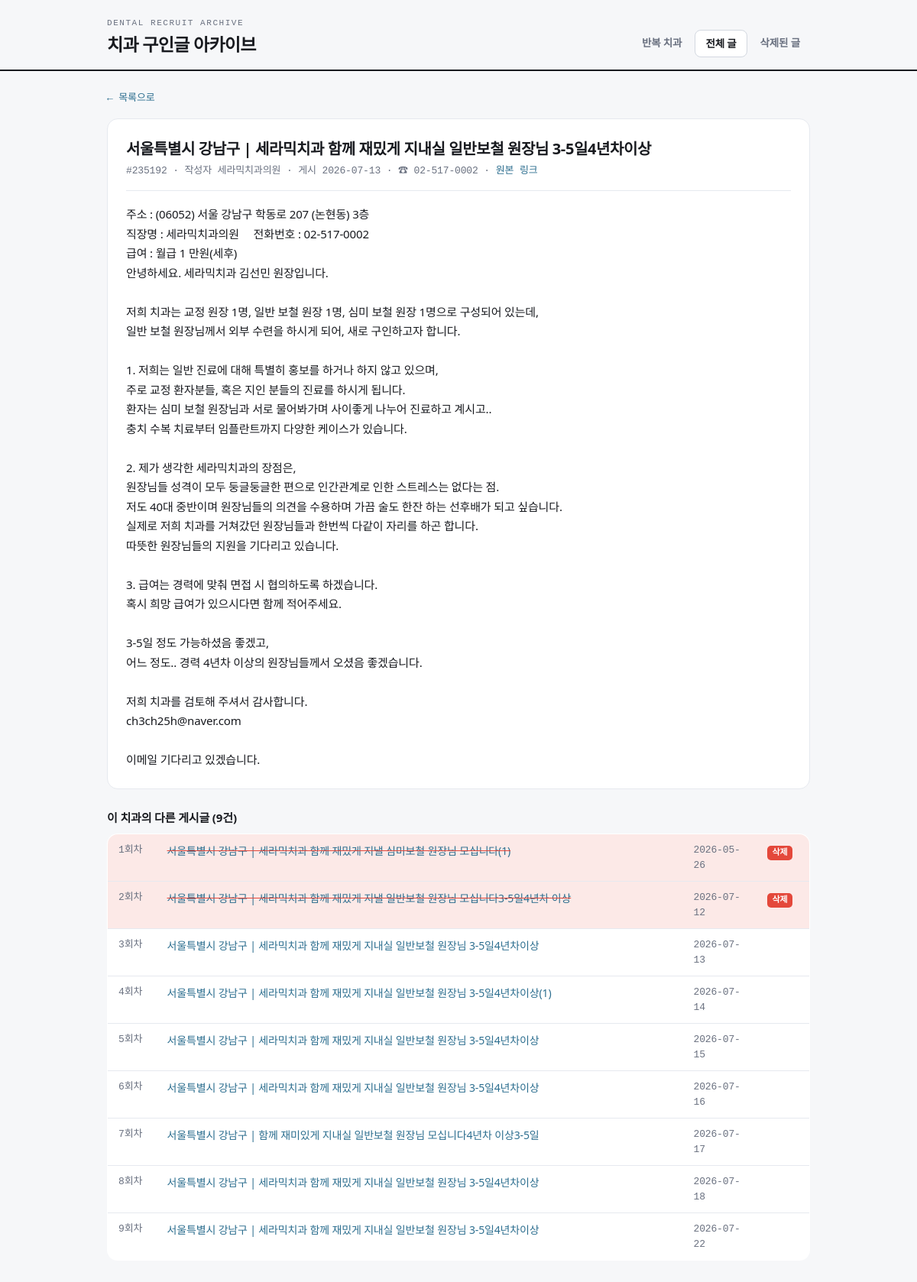
/post/235192, run on an earlier commit of the app's database.
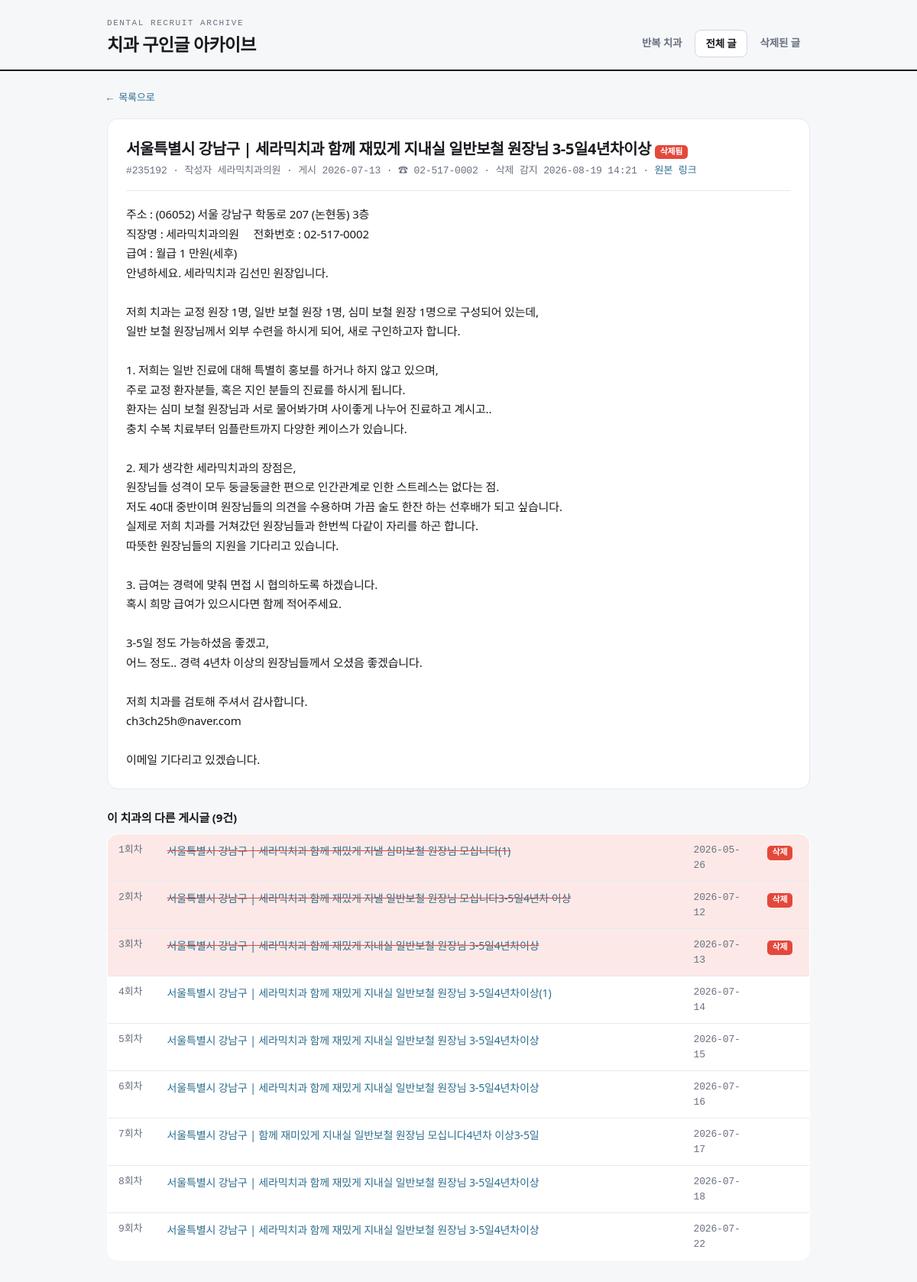
And on a later commit of the database.
### tables this page shows
CREATE TABLE posts (
    no            INTEGER PRIMARY KEY,   -- 게시판 글 번호 (고유)
    category      TEXT,                  -- 구분: 구인 / 구직 / 양도
    title         TEXT,
    author        TEXT,
    posted_raw    TEXT,                  -- 게시판이 보여주는 날짜 원문
    posted_at     TEXT,                  -- 파싱한 ISO 날짜 (가능한 경우)
    views         INTEGER,
    url           TEXT,
    content       TEXT,                  -- 상세 본문
    phone         TEXT,                  -- 본문에서 추출한 대표 전화번호(숫자만)
    phone_display TEXT,                  -- 보기용 전화번호
    clinic_key    TEXT,                  -- 치과 식별키 (전화 우선, 없으면 제목 시그니처)
    key_kind      TEXT,                  -- 'phone' | 'title' | 'author'
    title_sig     TEXT,                  -- 제목 정규화 시그니처
    first_seen    TEXT,                  -- 우리 크롤러가 처음 발견한 시각
    last_seen     TEXT,                  -- 살아있는 것으로 마지막 확인한 시각
    is_deleted    INTEGER DEFAULT 0,     -- 삭제 감지 여부
    deleted_at    TEXT                   -- 삭제 감지 시각
);

### app.py (the view)
@app.route("/post/<int:no>")
def post_detail(no):
    with db.get_db() as conn:
        row = db.get_post(conn, no)
    if not row:
        abort(404)
    siblings = []
    for g in analyze.clinic_groups(min_posts=1, include_singletons=True):
        if g["key"] == row["clinic_key"]:
            siblings = g["posts"]
            break
    return render_template("post_detail.html", p=row, siblings=siblings)

### analyze.py (called while the page is built)
def _order_ts(p):
    return p.get("posted_at") or p.get("first_seen") or ""

### app.py (called while the page is built)
@app.template_filter("shortdt")
def shortdt(s):
    if not s:
        return "-"
    return str(s).replace("T", " ")[:16]

### db.py (called while the page is built)
@contextmanager
def get_db():
    conn = sqlite3.connect(config.DB_PATH)
    conn.row_factory = sqlite3.Row
    try:
        yield conn
        conn.commit()
    finally:
        conn.close()

def get_post(conn, no):
    row = conn.execute("SELECT * FROM posts WHERE no=?", (no,)).fetchone()
    return dict(row) if row else None

### templates/post_detail.html (shortened to what this page needs)
{% extends "base.html" %}
{% set active = 'posts' %}
{% block body %}
<a class="back" href="javascript:history.back()">← 목록으로</a>
<div class="detail">
  <h2>
    {{ p.title or '(제목 없음)' }}
    {% if p.is_deleted %}<span class="badge del">삭제됨</span>{% endif %}
  </h2>
  <div class="meta">
    #{{ p.no }} · 작성자 {{ p.author or '-' }} ·
    게시 {{ (p.posted_at or p.posted_raw or p.first_seen)|shortdt }}
    {% if p.phone_display %} · ☎ {{ p.phone_display }}{% endif %}
    {% if p.is_deleted %} · 삭제 감지 {{ p.deleted_at|shortdt }}{% endif %}
    · <a href="{{ p.url }}" target="_blank" rel="noopener">원본 링크</a>
  </div>
  {% if p.content %}
    <div class="body">{{ p.content }}</div>
  {% else %}
    <div class="body" style="color:var(--muted)">본문을 수집하지 못했습니다. 원본 링크를 확인하세요.</div>
  {% endif %}
</div>
{% if siblings|length > 1 %}
<h3 style="margin:26px 0 10px;font-size:15px">이 치과의 다른 게시글 ({{ siblings|length }}건)</h3>
<table class="posts">
  <tbody>
    {% for sib in siblings %}
    <tr class="{{ 'deleted' if sib.is_deleted }}">
      <td class="no" style="width:64px">{{ sib.repost_index }}회차</td>
      <td><a class="title" href="/post/{{ sib.no }}">{{ sib.title or '(제목 없음)' }}</a></td>
      <td class="no" style="width:96px">{{ (sib.posted_at or sib.first_seen)|shortdt }}</td>
      <td style="width:70px">
        {% if sib.is_deleted %}<span class="badge del">삭제</span>{% endif %}
      </td>
    </tr>
    {% endfor %}
  </tbody>
</table>
{% endif %}
{% endblock %}

### templates/base.html (shortened to what this page needs)
<!DOCTYPE html>
<html lang="ko">
<head>
</head>
<body>
<header class="top">
  <div class="top-in">
    <div class="brand">
      <span class="kicker">Dental Recruit Archive</span>
      <h1>치과 구인글 아카이브</h1>
    </div>
    <nav class="tabs">
      <a href="/" class="{{ 'on' if active=='clinics' }}">반복 치과</a>
      <a href="/posts" class="{{ 'on' if active=='posts' }}">전체 글</a>
      <a href="/posts?status=deleted" class="{{ 'on' if active=='deleted' }}">삭제된 글</a>
    </nav>
  </div>
</header>
<div class="wrap">
{% block body %}{% endblock %}
</div>
</body>
</html>

### templates/base.html (style rules this page uses)
:root { --paper:#F6F7F9; --card:#FFFFFF; --ink:#181A1F; --muted:#6A7180; --line:#E6E9EF; --line2:#D3D8E0; --alarm:#E4483B; --alarm-soft:#FCE9E7; --struct:#2C6E8F; --ok:#3A9B6E; --mono:ui-monospace,"SF Mono",Menlo,"JetBrains Mono",monospace; --sans:"Pretendard Variable",Pretendard,system-ui,sans-serif; }
* { box-sizing:border-box }
html { -webkit-text-size-adjust:100% }
body { margin:0;background:var(--paper);color:var(--ink);font-family:var(--sans); font-size:15px;line-height:1.5;letter-spacing:-.01em }
a { color:var(--struct);text-decoration:none }
.wrap { max-width:960px;margin:0 auto;padding:0 20px 80px }
header.top { border-bottom:2px solid var(--ink);margin-bottom:22px }
.top-in { max-width:960px;margin:0 auto;padding:22px 20px 16px; display:flex;justify-content:space-between;align-items:flex-end;gap:16px;flex-wrap:wrap }
.brand { display:flex;flex-direction:column;gap:2px }
.brand .kicker { font-family:var(--mono);font-size:11px;letter-spacing:.14em; text-transform:uppercase;color:var(--muted) }
.brand h1 { margin:0;font-size:23px;font-weight:800;letter-spacing:-.03em }
nav.tabs { display:flex;gap:4px }
nav.tabs a { font-size:13.5px;font-weight:600;color:var(--muted); padding:7px 13px;border-radius:8px }
nav.tabs a.on { color:var(--ink);background:var(--card);border:1px solid var(--line2) }
table.posts { width:100%;border-collapse:collapse;background:var(--card); border:1px solid var(--line);border-radius:14px;overflow:hidden }
table.posts th,table.posts td { padding:11px 14px;text-align:left; border-bottom:1px solid var(--line);font-size:14px;vertical-align:top }
table.posts tr:last-child td { border-bottom:none }
table.posts .no { font-family:var(--mono);color:var(--muted);font-size:13px }
tr.deleted { background:var(--alarm-soft) }
tr.deleted .title { text-decoration:line-through;text-decoration-color:var(--alarm) }
.badge { font-family:var(--mono);font-size:11px;font-weight:700;border-radius:5px; padding:1px 7px;display:inline-block }
.badge.del { background:var(--alarm);color:#fff }
.detail { background:var(--card);border:1px solid var(--line);border-radius:14px;padding:24px }
.detail h2 { margin:0 0 4px;font-size:20px;letter-spacing:-.02em }
.detail .meta { font-size:13px;color:var(--muted);font-family:var(--mono); margin-bottom:18px;padding-bottom:16px;border-bottom:1px solid var(--line) }
.detail .body { white-space:pre-wrap;line-height:1.7;font-size:15px }
.back { font-size:13px;font-family:var(--mono);display:inline-block;margin-bottom:16px }

What changed in the data, as far as the page shows it:
changed posts "세라믹치과의원": is_deleted 0 → 1 (drawn); deleted_at|shortdt (not shown) → "2026-08-19 14:21"
Also different on the page:
text now shown: "삭제됨 · 삭제 감지"
